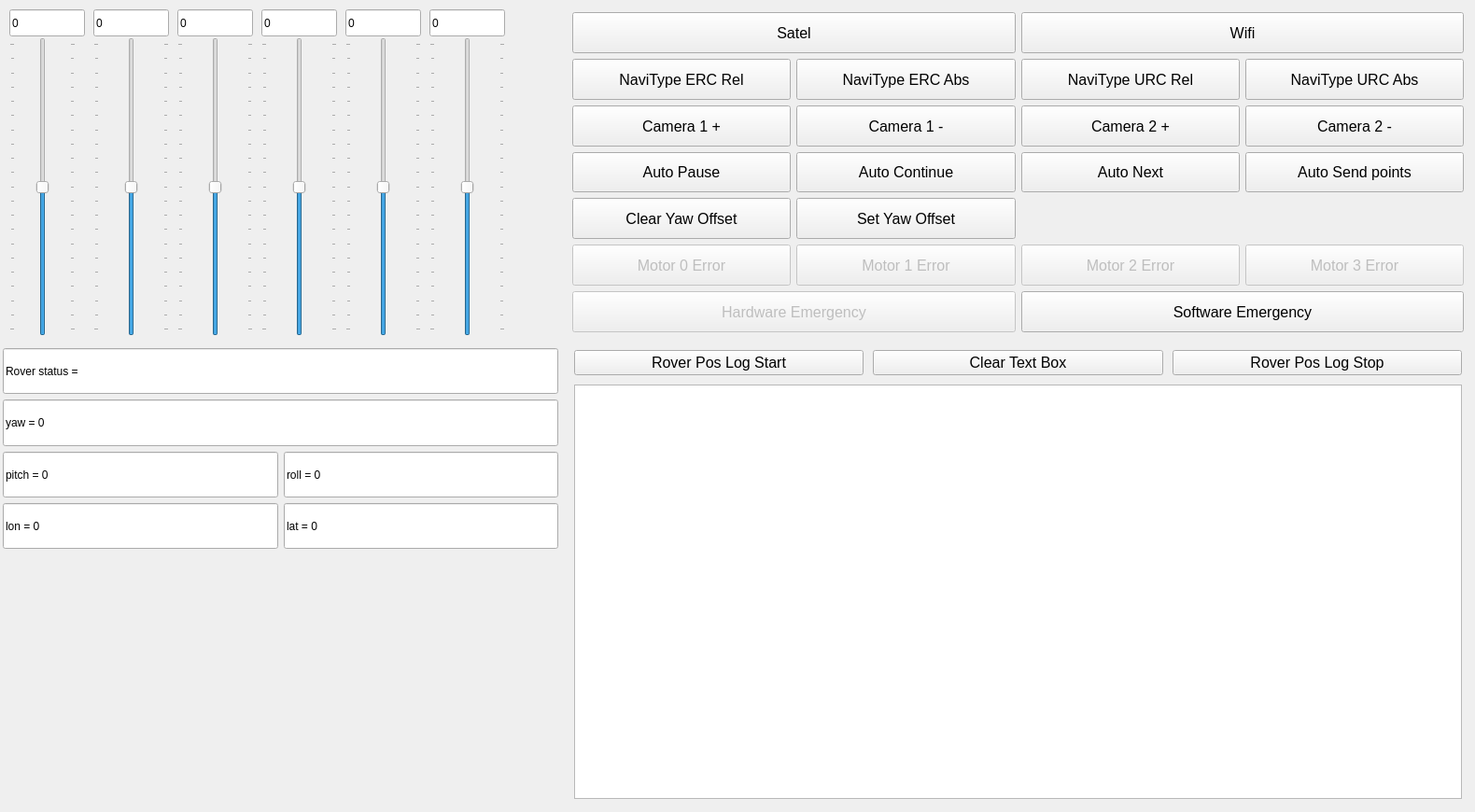
    <widget class="QWidget" name="TabDrive">
     <attribute name="title">
      <string>Drive</string>
     </attribute>
     <widget class="QWidget" name="gridLayoutWidget_8">
      <property name="geometry">
       <rect>
        <x>0</x>
        <y>370</y>
        <width>601</width>
        <height>221</height>
       </rect>
      </property>
      <layout class="QGridLayout" name="gridLayout_9">
       <property name="leftMargin">
        <number>3</number>
       </property>
       <property name="topMargin">
        <number>3</number>
       </property>
       <property name="rightMargin">
        <number>3</number>
       </property>
       <property name="bottomMargin">
        <number>3</number>
       </property>
       <item row="2" column="0">
        <widget class="QLineEdit" name="DrivePitchLineEdit">
         <property name="sizePolicy">
          <sizepolicy hsizetype="Minimum" vsizetype="Minimum">
           <horstretch>0</horstretch>
           <verstretch>0</verstretch>
          </sizepolicy>
         </property>
         <property name="text">
          <string>pitch = 0</string>
         </property>
        </widget>
       </item>
       <item row="3" column="0">
        <widget class="QLineEdit" name="DriveLonLineEdit">
         <property name="sizePolicy">
          <sizepolicy hsizetype="Minimum" vsizetype="Minimum">
           <horstretch>0</horstretch>
           <verstretch>0</verstretch>
          </sizepolicy>
         </property>
         <property name="text">
          <string>lon = 0</string>
         </property>
        </widget>
       </item>
       <item row="2" column="1">
        <widget class="QLineEdit" name="DriveRollLineEdit">
         <property name="sizePolicy">
          <sizepolicy hsizetype="Minimum" vsizetype="Minimum">
           <horstretch>0</horstretch>
           <verstretch>0</verstretch>
          </sizepolicy>
         </property>
         <property name="text">
          <string>roll = 0</string>
         </property>
        </widget>
       </item>
       <item row="1" column="0" colspan="2">
        <widget class="QLineEdit" name="DriveYawLineEdit">
         <property name="sizePolicy">
          <sizepolicy hsizetype="Minimum" vsizetype="Minimum">
           <horstretch>0</horstretch>
           <verstretch>0</verstretch>
          </sizepolicy>
         </property>
         <property name="text">
          <string>yaw = 0</string>
         </property>
        </widget>
       </item>
       <item row="3" column="1">
        <widget class="QLineEdit" name="DriveLatLineEdit">
         <property name="sizePolicy">
          <sizepolicy hsizetype="Minimum" vsizetype="Minimum">
           <horstretch>0</horstretch>
           <verstretch>0</verstretch>
          </sizepolicy>
         </property>
         <property name="text">
          <string>lat = 0</string>
         </property>
        </widget>
       </item>
       <item row="0" column="0" colspan="2">
        <widget class="QLineEdit" name="DriveCmdLineEdit">
         <property name="sizePolicy">
          <sizepolicy hsizetype="Minimum" vsizetype="Minimum">
           <horstretch>0</horstretch>
           <verstretch>0</verstretch>
          </sizepolicy>
         </property>
         <property name="text">
          <string>Rover status = </string>
         </property>
        </widget>
       </item>
      </layout>
     </widget>
     <widget class="QWidget" name="gridLayoutWidget_9">
      <property name="geometry">
       <rect>
        <x>610</x>
        <y>10</y>
        <width>961</width>
        <height>349</height>
       </rect>
      </property>
      <layout class="QGridLayout" name="gridLayout_8">
       <property name="leftMargin">
        <number>3</number>
       </property>
       <property name="topMargin">
        <number>3</number>
       </property>
       <property name="rightMargin">
        <number>3</number>
       </property>
       <property name="bottomMargin">
        <number>3</number>
       </property>
       <item row="2" column="2">
        <widget class="QPushButton" name="Cam2IncButton">
         <property name="sizePolicy">
          <sizepolicy hsizetype="Minimum" vsizetype="Minimum">
           <horstretch>0</horstretch>
           <verstretch>0</verstretch>
          </sizepolicy>
         </property>
         <property name="font">
          <font>
           <pointsize>12</pointsize>
           <weight>50</weight>
           <bold>false</bold>
           <kerning>true</kerning>
          </font>
         </property>
         <property name="text">
          <string>Camera 2 +</string>
         </property>
        </widget>
       </item>
       <item row="0" column="2" colspan="2">
        <widget class="QPushButton" name="SelectWifi">
         <property name="sizePolicy">
          <sizepolicy hsizetype="Minimum" vsizetype="Minimum">
           <horstretch>0</horstretch>
           <verstretch>0</verstretch>
          </sizepolicy>
         </property>
         <property name="font">
          <font>
           <pointsize>12</pointsize>
           <weight>50</weight>
           <bold>false</bold>
           <kerning>true</kerning>
          </font>
         </property>
         <property name="text">
          <string>Wifi</string>
         </property>
        </widget>
       </item>
       <item row="2" column="1">
        <widget class="QPushButton" name="Cam1DecButton">
         <property name="sizePolicy">
          <sizepolicy hsizetype="Minimum" vsizetype="Minimum">
           <horstretch>0</horstretch>
           <verstretch>0</verstretch>
          </sizepolicy>
         </property>
         <property name="font">
          <font>
           <pointsize>12</pointsize>
           <weight>50</weight>
           <bold>false</bold>
           <kerning>true</kerning>
          </font>
         </property>
         <property name="text">
          <string>Camera 1 -</string>
         </property>
        </widget>
       </item>
       <item row="2" column="3">
        <widget class="QPushButton" name="Cam2DecButton">
         <property name="sizePolicy">
          <sizepolicy hsizetype="Minimum" vsizetype="Minimum">
           <horstretch>0</horstretch>
           <verstretch>0</verstretch>
          </sizepolicy>
         </property>
         <property name="font">
          <font>
           <pointsize>12</pointsize>
           <weight>50</weight>
           <bold>false</bold>
           <kerning>true</kerning>
          </font>
         </property>
         <property name="text">
          <string>Camera 2 -</string>
         </property>
        </widget>
       </item>
       <item row="4" column="1">
        <widget class="QPushButton" name="AutoSetYawOffsetButton">
         <property name="sizePolicy">
          <sizepolicy hsizetype="Minimum" vsizetype="Minimum">
           <horstretch>0</horstretch>
           <verstretch>0</verstretch>
          </sizepolicy>
         </property>
         <property name="font">
          <font>
           <pointsize>12</pointsize>
           <weight>50</weight>
           <bold>false</bold>
           <kerning>true</kerning>
          </font>
         </property>
         <property name="text">
          <string>Set Yaw Offset</string>
         </property>
        </widget>
       </item>
       <item row="5" column="1">
        <widget class="QPushButton" name="DriveMot1Error">
         <property name="enabled">
          <bool>false</bool>
         </property>
         <property name="sizePolicy">
          <sizepolicy hsizetype="Minimum" vsizetype="Minimum">
           <horstretch>0</horstretch>
           <verstretch>0</verstretch>
          </sizepolicy>
         </property>
         <property name="font">
          <font>
           <pointsize>12</pointsize>
           <weight>50</weight>
           <bold>false</bold>
           <kerning>true</kerning>
          </font>
         </property>
         <property name="text">
          <string>Motor 1 Error</string>
         </property>
        </widget>
       </item>
       <item row="6" column="2" colspan="2">
        <widget class="QPushButton" name="DriveSoftwareEmergencyLed">
         <property name="enabled">
          <bool>true</bool>
         </property>
         <property name="sizePolicy">
          <sizepolicy hsizetype="Minimum" vsizetype="Minimum">
           <horstretch>0</horstretch>
           <verstretch>0</verstretch>
          </sizepolicy>
         </property>
         <property name="font">
          <font>
           <pointsize>12</pointsize>
           <weight>50</weight>
           <bold>false</bold>
           <kerning>true</kerning>
          </font>
         </property>
         <property name="text">
          <string>Software Emergency</string>
         </property>
        </widget>
       </item>
       <item row="3" column="1">
        <widget class="QPushButton" name="AutoContinueButton">
         <property name="sizePolicy">
          <sizepolicy hsizetype="Minimum" vsizetype="Minimum">
           <horstretch>0</horstretch>
           <verstretch>0</verstretch>
          </sizepolicy>
         </property>
         <property name="font">
          <font>
           <pointsize>12</pointsize>
           <weight>50</weight>
           <bold>false</bold>
           <kerning>true</kerning>
          </font>
         </property>
         <property name="text">
          <string>Auto Continue</string>
         </property>
        </widget>
       </item>
       <item row="3" column="2">
        <widget class="QPushButton" name="AutoNextButton">
         <property name="sizePolicy">
          <sizepolicy hsizetype="Minimum" vsizetype="Minimum">
           <horstretch>0</horstretch>
           <verstretch>0</verstretch>
          </sizepolicy>
         </property>
         <property name="font">
          <font>
           <pointsize>12</pointsize>
           <weight>50</weight>
           <bold>false</bold>
           <kerning>true</kerning>
          </font>
         </property>
         <property name="text">
          <string>Auto Next</string>
         </property>
        </widget>
       </item>
       <item row="3" column="0">
        <widget class="QPushButton" name="AutoPauseButton">
         <property name="sizePolicy">
          <sizepolicy hsizetype="Minimum" vsizetype="Minimum">
           <horstretch>0</horstretch>
           <verstretch>0</verstretch>
          </sizepolicy>
         </property>
         <property name="font">
          <font>
           <pointsize>12</pointsize>
           <weight>50</weight>
           <bold>false</bold>
           <kerning>true</kerning>
          </font>
         </property>
         <property name="text">
          <string>Auto Pause</string>
         </property>
        </widget>
       </item>
       <item row="0" column="0" colspan="2">
        <widget class="QPushButton" name="SelectSatel">
         <property name="sizePolicy">
          <sizepolicy hsizetype="Minimum" vsizetype="Minimum">
           <horstretch>0</horstretch>
           <verstretch>0</verstretch>
          </sizepolicy>
         </property>
         <property name="font">
          <font>
           <pointsize>12</pointsize>
           <weight>50</weight>
           <bold>false</bold>
           <kerning>true</kerning>
          </font>
         </property>
         <property name="text">
          <string>Satel</string>
         </property>
        </widget>
       </item>
       <item row="2" column="0">
        <widget class="QPushButton" name="Cam1IncButton">
         <property name="sizePolicy">
          <sizepolicy hsizetype="Minimum" vsizetype="Minimum">
           <horstretch>0</horstretch>
           <verstretch>0</verstretch>
          </sizepolicy>
         </property>
         <property name="font">
          <font>
           <pointsize>12</pointsize>
           <weight>50</weight>
           <bold>false</bold>
           <kerning>true</kerning>
          </font>
         </property>
         <property name="text">
          <string>Camera 1 +</string>
         </property>
        </widget>
       </item>
       <item row="5" column="3">
        <widget class="QPushButton" name="DriveMot3Error">
         <property name="enabled">
          <bool>false</bool>
         </property>
         <property name="sizePolicy">
          <sizepolicy hsizetype="Minimum" vsizetype="Minimum">
           <horstretch>0</horstretch>
           <verstretch>0</verstretch>
          </sizepolicy>
         </property>
         <property name="font">
          <font>
           <pointsize>12</pointsize>
           <weight>50</weight>
           <bold>false</bold>
           <kerning>true</kerning>
          </font>
         </property>
         <property name="text">
          <string>Motor 3 Error</string>
         </property>
        </widget>
       </item>
       <item row="5" column="2">
        <widget class="QPushButton" name="DriveMot2Error">
         <property name="enabled">
          <bool>false</bool>
         </property>
         <property name="sizePolicy">
          <sizepolicy hsizetype="Minimum" vsizetype="Minimum">
           <horstretch>0</horstretch>
           <verstretch>0</verstretch>
          </sizepolicy>
         </property>
         <property name="font">
          <font>
           <pointsize>12</pointsize>
           <weight>50</weight>
           <bold>false</bold>
           <kerning>true</kerning>
          </font>
         </property>
         <property name="text">
          <string>Motor 2 Error</string>
         </property>
        </widget>
       </item>
       <item row="3" column="3">
        <widget class="QPushButton" name="AutoSendPointsButton">
         <property name="sizePolicy">
          <sizepolicy hsizetype="Minimum" vsizetype="Minimum">
           <horstretch>0</horstretch>
           <verstretch>0</verstretch>
          </sizepolicy>
         </property>
         <property name="font">
          <font>
           <pointsize>12</pointsize>
           <weight>50</weight>
           <bold>false</bold>
           <kerning>true</kerning>
          </font>
         </property>
         <property name="text">
          <string>Auto Send points</string>
         </property>
        </widget>
       </item>
       <item row="6" column="0" colspan="2">
        <widget class="QPushButton" name="DriveHardwareEmergencyLed">
         <property name="enabled">
          <bool>false</bool>
         </property>
         <property name="sizePolicy">
          <sizepolicy hsizetype="Minimum" vsizetype="Minimum">
           <horstretch>0</horstretch>
           <verstretch>0</verstretch>
          </sizepolicy>
         </property>
         <property name="font">
          <font>
           <pointsize>12</pointsize>
           <weight>50</weight>
           <bold>false</bold>
           <kerning>true</kerning>
          </font>
         </property>
         <property name="text">
          <string>Hardware Emergency</string>
         </property>
        </widget>
       </item>
       <item row="5" column="0">
        <widget class="QPushButton" name="DriveMot0Error">
         <property name="enabled">
          <bool>false</bool>
         </property>
         <property name="sizePolicy">
          <sizepolicy hsizetype="Minimum" vsizetype="Minimum">
           <horstretch>0</horstretch>
           <verstretch>0</verstretch>
          </sizepolicy>
         </property>
         <property name="font">
          <font>
           <pointsize>12</pointsize>
           <weight>50</weight>
           <bold>false</bold>
           <kerning>true</kerning>
          </font>
         </property>
         <property name="text">
          <string>Motor 0 Error</string>
         </property>
        </widget>
       </item>
       <item row="4" column="0">
        <widget class="QPushButton" name="AutoClearYawOffsetButton">
         <property name="sizePolicy">
          <sizepolicy hsizetype="Minimum" vsizetype="Minimum">
           <horstretch>0</horstretch>
           <verstretch>0</verstretch>
          </sizepolicy>
         </property>
         <property name="font">
          <font>
           <pointsize>12</pointsize>
           <weight>50</weight>
           <bold>false</bold>
           <kerning>true</kerning>
          </font>
         </property>
         <property name="text">
          <string>Clear Yaw Offset</string>
         </property>
        </widget>
       </item>
       <item row="1" column="0">
        <widget class="QPushButton" name="SelectAutoNaviTypeErcRel">
         <property name="sizePolicy">
          <sizepolicy hsizetype="Minimum" vsizetype="Minimum">
           <horstretch>0</horstretch>
           <verstretch>0</verstretch>
          </sizepolicy>
         </property>
         <property name="font">
          <font>
           <pointsize>12</pointsize>
           <weight>50</weight>
           <bold>false</bold>
           <kerning>true</kerning>
          </font>
         </property>
         <property name="text">
          <string>NaviType ERC Rel</string>
         </property>
        </widget>
       </item>
       <item row="1" column="1">
        <widget class="QPushButton" name="SelectAutoNaviTypeErcAbs">
         <property name="sizePolicy">
          <sizepolicy hsizetype="Minimum" vsizetype="Minimum">
           <horstretch>0</horstretch>
           <verstretch>0</verstretch>
          </sizepolicy>
         </property>
         <property name="font">
          <font>
           <pointsize>12</pointsize>
           <weight>50</weight>
           <bold>false</bold>
           <kerning>true</kerning>
          </font>
         </property>
         <property name="text">
          <string>NaviType ERC Abs</string>
         </property>
        </widget>
       </item>
       <item row="1" column="2">
        <widget class="QPushButton" name="SelectAutoNaviTypeUrcRel">
         <property name="sizePolicy">
          <sizepolicy hsizetype="Minimum" vsizetype="Minimum">
           <horstretch>0</horstretch>
           <verstretch>0</verstretch>
          </sizepolicy>
         </property>
         <property name="font">
          <font>
           <pointsize>12</pointsize>
           <weight>50</weight>
           <bold>false</bold>
           <kerning>true</kerning>
          </font>
         </property>
         <property name="text">
          <string>NaviType URC Rel</string>
         </property>
        </widget>
       </item>
       <item row="1" column="3">
        <widget class="QPushButton" name="SelectAutoNaviTypeUrcAbs">
         <property name="sizePolicy">
          <sizepolicy hsizetype="Minimum" vsizetype="Minimum">
           <horstretch>0</horstretch>
           <verstretch>0</verstretch>
          </sizepolicy>
         </property>
         <property name="font">
          <font>
           <pointsize>12</pointsize>
           <weight>50</weight>
           <bold>false</bold>
           <kerning>true</kerning>
          </font>
         </property>
         <property name="text">
          <string>NaviType URC Abs</string>
         </property>
        </widget>
       </item>
      </layout>
     </widget>
     <widget class="QSlider" name="FrontValueSlider">
      <property name="geometry">
       <rect>
        <x>10</x>
        <y>40</y>
        <width>71</width>
        <height>320</height>
       </rect>
      </property>
      <property name="sizePolicy">
       <sizepolicy hsizetype="Minimum" vsizetype="Minimum">
        <horstretch>0</horstretch>
        <verstretch>0</verstretch>
       </sizepolicy>
      </property>
      <property name="minimum">
       <number>-100</number>
      </property>
      <property name="maximum">
       <number>100</number>
      </property>
      <property name="orientation">
       <enum>Qt::Vertical</enum>
      </property>
      <property name="tickPosition">
       <enum>QSlider::TicksBothSides</enum>
      </property>
     </widget>
     <widget class="QSlider" name="DirValueSlider">
      <property name="geometry">
       <rect>
        <x>100</x>
        <y>40</y>
        <width>81</width>
        <height>320</height>
       </rect>
      </property>
      <property name="sizePolicy">
       <sizepolicy hsizetype="Minimum" vsizetype="Minimum">
        <horstretch>0</horstretch>
        <verstretch>0</verstretch>
       </sizepolicy>
      </property>
      <property name="minimum">
       <number>-100</number>
      </property>
      <property name="maximum">
       <number>100</number>
      </property>
      <property name="orientation">
       <enum>Qt::Vertical</enum>
      </property>
      <property name="tickPosition">
       <enum>QSlider::TicksBothSides</enum>
      </property>
     </widget>
     <widget class="QSlider" name="Serwo0_Slider">
      <property name="geometry">
       <rect>
        <x>190</x>
        <y>40</y>
        <width>81</width>
        <height>320</height>
       </rect>
      </property>
      <property name="sizePolicy">
       <sizepolicy hsizetype="Minimum" vsizetype="Minimum">
        <horstretch>0</horstretch>
        <verstretch>0</verstretch>
       </sizepolicy>
      </property>
      <property name="minimum">
       <number>-100</number>
      </property>
      <property name="maximum">
       <number>100</number>
      </property>
      <property name="orientation">
       <enum>Qt::Vertical</enum>
      </property>
      <property name="tickPosition">
       <enum>QSlider::TicksBothSides</enum>
      </property>
     </widget>
     <widget class="QSlider" name="Serwo1_Slider">
      <property name="geometry">
       <rect>
        <x>280</x>
        <y>40</y>
        <width>81</width>
        <height>320</height>
       </rect>
      </property>
      <property name="sizePolicy">
       <sizepolicy hsizetype="Minimum" vsizetype="Minimum">
        <horstretch>0</horstretch>
        <verstretch>0</verstretch>
       </sizepolicy>
      </property>
      <property name="minimum">
       <number>-100</number>
      </property>
      <property name="maximum">
       <number>100</number>
      </property>
      <property name="orientation">
       <enum>Qt::Vertical</enum>
      </property>
      <property name="tickPosition">
       <enum>QSlider::TicksBothSides</enum>
      </property>
     </widget>
     <widget class="QSlider" name="Serwo2_Slider">
      <property name="geometry">
       <rect>
        <x>370</x>
        <y>40</y>
        <width>81</width>
        <height>320</height>
       </rect>
      </property>
      <property name="sizePolicy">
       <sizepolicy hsizetype="Minimum" vsizetype="Minimum">
        <horstretch>0</horstretch>
        <verstretch>0</verstretch>
       </sizepolicy>
      </property>
      <property name="minimum">
       <number>-100</number>
      </property>
      <property name="maximum">
       <number>100</number>
      </property>
      <property name="orientation">
       <enum>Qt::Vertical</enum>
      </property>
      <property name="tickPosition">
       <enum>QSlider::TicksBothSides</enum>
      </property>
     </widget>
     <widget class="QSlider" name="Serwo3_Slider">
      <property name="geometry">
       <rect>
        <x>460</x>
        <y>40</y>
        <width>81</width>
        <height>320</height>
       </rect>
      </property>
      <property name="sizePolicy">
       <sizepolicy hsizetype="Minimum" vsizetype="Minimum">
        <horstretch>0</horstretch>
        <verstretch>0</verstretch>
       </sizepolicy>
      </property>
      <property name="minimum">
       <number>-100</number>
      </property>
      <property name="maximum">
       <number>100</number>
      </property>
      <property name="orientation">
       <enum>Qt::Vertical</enum>
      </property>
      <property name="tickPosition">
       <enum>QSlider::TicksBothSides</enum>
      </property>
     </widget>
     <widget class="QLineEdit" name="FVLineEdit">
      <property name="geometry">
       <rect>
        <x>10</x>
        <y>10</y>
        <width>81</width>
        <height>29</height>
       </rect>
      </property>
      <property name="sizePolicy">
       <sizepolicy hsizetype="Minimum" vsizetype="Fixed">
        <horstretch>0</horstretch>
        <verstretch>0</verstretch>
       </sizepolicy>
      </property>
      <property name="text">
       <string>0</string>
      </property>
     </widget>
     <widget class="QLineEdit" name="DVLineEdit">
      <property name="geometry">
       <rect>
        <x>100</x>
        <y>10</y>
        <width>81</width>
        <height>29</height>
       </rect>
      </property>
      <property name="sizePolicy">
       <sizepolicy hsizetype="Minimum" vsizetype="Fixed">
        <horstretch>0</horstretch>
        <verstretch>0</verstretch>
       </sizepolicy>
      </property>
      <property name="text">
       <string>0</string>
      </property>
     </widget>
     <widget class="QLineEdit" name="S0LineEdit">
      <property name="geometry">
       <rect>
        <x>190</x>
        <y>10</y>
        <width>81</width>
        <height>29</height>
       </rect>
      </property>
      <property name="sizePolicy">
       <sizepolicy hsizetype="Minimum" vsizetype="Fixed">
        <horstretch>0</horstretch>
        <verstretch>0</verstretch>
       </sizepolicy>
      </property>
      <property name="text">
       <string>0</string>
      </property>
     </widget>
     <widget class="QLineEdit" name="S1LineEdit">
      <property name="geometry">
       <rect>
        <x>280</x>
        <y>10</y>
        <width>81</width>
        <height>29</height>
       </rect>
      </property>
      <property name="sizePolicy">
       <sizepolicy hsizetype="Minimum" vsizetype="Fixed">
        <horstretch>0</horstretch>
        <verstretch>0</verstretch>
       </sizepolicy>
      </property>
      <property name="text">
       <string>0</string>
      </property>
     </widget>
     <widget class="QLineEdit" name="S2LineEdit">
      <property name="geometry">
       <rect>
        <x>370</x>
        <y>10</y>
        <width>81</width>
        <height>29</height>
       </rect>
      </property>
      <property name="sizePolicy">
       <sizepolicy hsizetype="Minimum" vsizetype="Fixed">
        <horstretch>0</horstretch>
        <verstretch>0</verstretch>
       </sizepolicy>
      </property>
      <property name="text">
       <string>0</string>
      </property>
     </widget>
     <widget class="QLineEdit" name="S3LineEdit">
      <property name="geometry">
       <rect>
        <x>460</x>
        <y>10</y>
        <width>81</width>
        <height>29</height>
       </rect>
      </property>
      <property name="sizePolicy">
       <sizepolicy hsizetype="Minimum" vsizetype="Fixed">
        <horstretch>0</horstretch>
        <verstretch>0</verstretch>
       </sizepolicy>
      </property>
      <property name="text">
       <string>0</string>
      </property>
     </widget>
     <widget class="QWidget" name="gridLayoutWidget_16">
      <property name="geometry">
       <rect>
        <x>610</x>
        <y>370</y>
        <width>961</width>
        <height>491</height>
       </rect>
      </property>
      <layout class="QGridLayout" name="gridLayout_23">
       <property name="leftMargin">
        <number>5</number>
       </property>
       <property name="topMargin">
        <number>5</number>
       </property>
       <property name="rightMargin">
        <number>5</number>
       </property>
       <property name="bottomMargin">
        <number>5</number>
       </property>
       <property name="spacing">
        <number>10</number>
       </property>
       <item row="1" column="0" colspan="3">
        <widget class="QTextEdit" name="RoverPosLogTextEdit"/>
       </item>
       <item row="0" column="2">
        <widget class="QPushButton" name="RoverPosLogStop">
         <property name="sizePolicy">
          <sizepolicy hsizetype="Expanding" vsizetype="Minimum">
           <horstretch>0</horstretch>
           <verstretch>0</verstretch>
          </sizepolicy>
         </property>
         <property name="font">
          <font>
           <pointsize>12</pointsize>
           <weight>50</weight>
           <bold>false</bold>
           <kerning>true</kerning>
          </font>
         </property>
         <property name="text">
          <string>Rover Pos Log Stop</string>
         </property>
        </widget>
       </item>
       <item row="0" column="0">
        <widget class="QPushButton" name="RoverPosLogStart">
         <property name="sizePolicy">
          <sizepolicy hsizetype="Expanding" vsizetype="Minimum">
           <horstretch>0</horstretch>
           <verstretch>0</verstretch>
          </sizepolicy>
         </property>
         <property name="font">
          <font>
           <pointsize>12</pointsize>
           <weight>50</weight>
           <bold>false</bold>
           <kerning>true</kerning>
          </font>
         </property>
         <property name="text">
          <string>Rover Pos Log Start</string>
         </property>
        </widget>
       </item>
       <item row="0" column="1">
        <widget class="QPushButton" name="RoverPosClearTextBox">
         <property name="sizePolicy">
          <sizepolicy hsizetype="Expanding" vsizetype="Minimum">
           <horstretch>0</horstretch>
           <verstretch>0</verstretch>
          </sizepolicy>
         </property>
         <property name="font">
          <font>
           <pointsize>12</pointsize>
           <weight>50</weight>
           <bold>false</bold>
           <kerning>true</kerning>
          </font>
         </property>
         <property name="text">
          <string>Clear Text Box</string>
         </property>
        </widget>
       </item>
      </layout>
     </widget>
    </widget>
